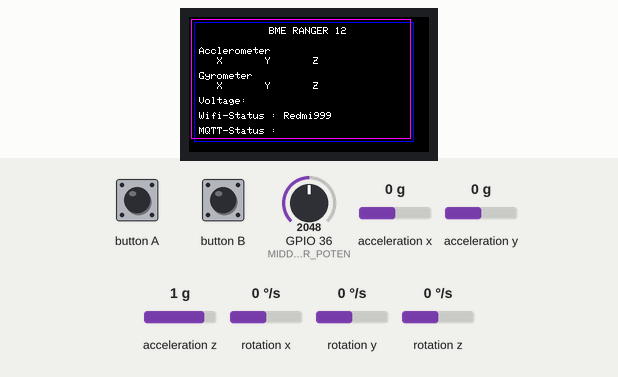
The program below on a simulated ESP32. On the bench: 240×135 colour display. The inputs (shaded band) are chosen by the test bench; at power-on: GPIO 36 (MIDDLE_FINGER_POTEN) = 2048, acceleration x 0 g, acceleration y 0 g, acceleration z 1 g, rotation x 0 °/s, rotation y 0 °/s, rotation z 0 °/s. WiFi joins after 1.5 s; servers stay silent unless stated; random numbers use the default seed unless the program sets one; no MQTT or app messages arrive unless stated; what the program prints to the serial monitor is not drawn. At 7.0 s the program restarts the board; the recording ends there.

Above: at 0.3 s.
At 2.9 s:
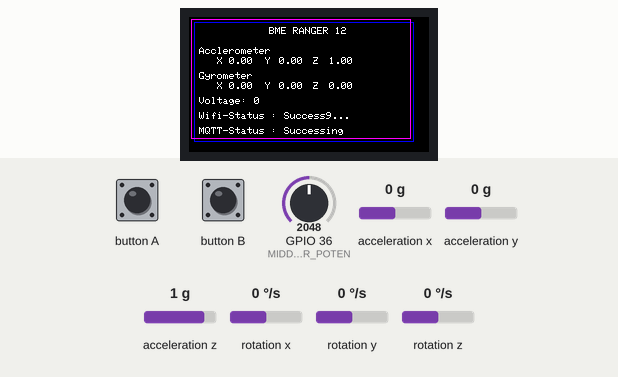
3.0 s: button B pressed for 1 s
At 4.7 s:
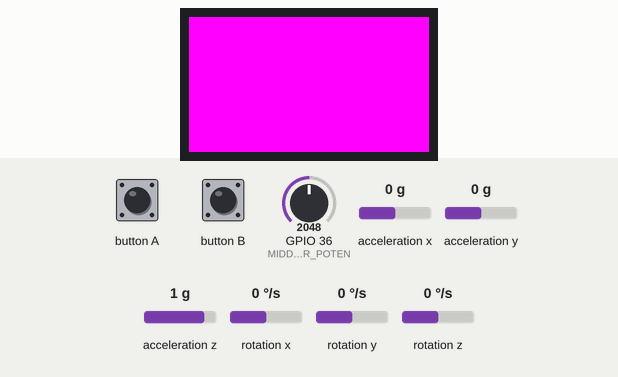
Timing chart, 0 to 6.2 s (numbered marks = the images above; inputs shaded):
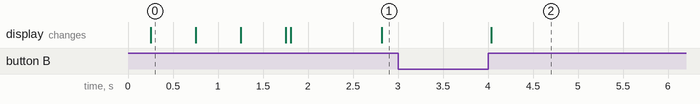

The program:

main.cpp
```cpp
#include <PubSubClient.h>
#include <Arduino.h>
#include <M5StickCPlus.h>
#include <WiFi.h>
#include <analogWrite.h>
#include <Adafruit_PWMServoDriver.h>
#include <SimpleKalmanFilter.h>
#include <Tone32.h>

WiFiClient espClient;
PubSubClient client(espClient);
Adafruit_PWMServoDriver pwm = Adafruit_PWMServoDriver();
SimpleKalmanFilter simpleKalmanFilter(0.001, 0.03, 0.03);

#define BUZZER_PIN 2
#define BUZZER_CHANNEL 0

int notes[9] = {NOTE_C6, NOTE_D6, NOTE_E6, NOTE_F6, NOTE_G6, NOTE_A6, NOTE_B6, NOTE_C7, NOTE_D7};

float ONE_STEP_Z_AXIS = 0.1;

const char *intopic = "PWM";

const char *topic_json_co = "TonyA";
const char *topic_json_gyro = "TonyB";

char payload_co[200];
char payload_gyro[200];

float accX, accY, accZ;
float gyroX, gyroY, gyroZ;
float disX, disY, disZ;
int Voltage;

float coX_f, coY_f;

int MIDDLE_FINGER_POTEN = 36;
int THRES = 4095;

bool wifi_status = false;
bool sub_status = false;
int gripper_state = 0;

char array_from_payload[50];
int sub_angle_servo_1, sub_angle_servo_2;

int PWM_FREQ = 60;
int SERVO_1, SERVO_2;

int GPIO_ANALOG_READ = 36;

int delay_lcd_task = 1000;
int delay_mqtt_reconnect = 5000;
int delay_mqtt_pub = 1000;
int delay_adc_read_task = 100;
int delay_reset_buttoon_task = 3000;
int delay_mqtt_json_pub = 3000;

// static float coX = 0;
// static float coY = 0;
float coZ = 0;

void setupWifi();
void callback(char *intopic, byte *payload, unsigned int length);
void reConnect();

void mqtt_wifi_init()
{
    // const char *mqtt_server = "10.13.8.163";
    // const char *mqtt_server = "172.21.16.171";

    // const char *mqtt_server = "169.254.132.183";
    // const char *mqtt_server = "10.13.8.180";
    const char *mqtt_server = "broker.hivemq.com";
    // const char *mqtt_server = "tcp://0.tcp.ap.ngrok.io:15904";
    setupWifi();
    client.setServer(mqtt_server, 1883);
    client.setCallback(callback);
}

void setupWifi()
{
    const char *ssid = "Redmi999";
    const char *password = "11111111";
    // const char *ssid = "catsvn";
    // const char *password = "catsvn2000";

    // IPAddress staticIP(192, 168, 1, 150);
    // IPAddress gateway(10, 13, 8, 69);
    // IPAddress subnet(255, 255, 255, 0);
    // IPAddress dns(192, 168, 1, 254);

    // const char *ssid = "Wifi ของ korrawiz";
    // const char *password = "korrawiz";

    // const char *ssid = "BCILAB 2.4";
    // const char *password = "bcimemberonly";

    delay(50);
    M5.Lcd.setCursor(95, 95);
    M5.Lcd.print(ssid);
    WiFi.mode(WIFI_STA); // Set the mode to WiFi station mode.

    WiFi.begin(ssid, password); // Start Wifi connection.
    // WiFi.begin(ssid); // Start Wifi connection.

    while (WiFi.status() != WL_CONNECTED)
    {
        delay(500);
        M5.Lcd.print(".");
    }
    M5.Lcd.setCursor(95, 95);
    M5.Lcd.printf("Success");

    wifi_status = true;
}

void imu_init()
{
    M5.IMU.Init();
}

void imu_task()
{
    static float coX = 0;
    static float coY = 0;
    static long now;
    M5.IMU.getGyroData(&gyroX, &gyroY, &gyroZ);
    if (millis() - now >= 100)
    {
        M5.IMU.getAccelData(&accX, &accY, &accZ);
        float estimated_valueX = simpleKalmanFilter.updateEstimate(accX);
        float estimated_valueY = simpleKalmanFilter.updateEstimate(accY);

        disX = ((estimated_valueX / 2) * (((millis() - now) / 1000.0) * ((millis() - now) / 1000.0)));
        disY = ((estimated_valueY / 2) * (((millis() - now) / 1000.0) * ((millis() - now) / 1000.0)));

        now = millis();
        coX = coX + disX;
        coY = coY + disY;

        coX_f = coX;
        coY_f = coY;
    }
    // Serial.printf("debug");
}

void lcd_init()
{
    M5.begin();
    M5.lcd.fillScreen(BLACK);
    M5.Lcd.setRotation(3);
    M5.Lcd.setTextSize(1);

    M5.Lcd.drawRect(5, 5, 220, 120, BLUE);
    M5.Lcd.drawRect(2, 2, 220, 120, PINK);

    M5.Lcd.setCursor(80, 10);
    M5.Lcd.println("BME RANGER 12");

    M5.Lcd.setCursor(10, 30);
    M5.Lcd.println("Acclerometer");
    M5.Lcd.setCursor(10, 40);
    M5.Lcd.println("   X       Y       Z");

    M5.Lcd.setCursor(10, 55);
    M5.Lcd.println("Gyrometer");
    M5.Lcd.setCursor(10, 65);
    M5.Lcd.println("   X       Y       Z");

    M5.Lcd.setCursor(10, 80);
    M5.Lcd.print("Voltage:  ");

    M5.Lcd.setCursor(10, 95);
    M5.Lcd.print("Wifi-Status :  ");

    M5.Lcd.setCursor(10, 110);
    M5.Lcd.print("MQTT-Status :  ");
}

void lcd_task()
{
    static long now;
    if (millis() - now >= delay_lcd_task)
    {
        M5.Lcd.setCursor(65, 80);
        M5.Lcd.println(Voltage);

        M5.Lcd.setCursor(40, 40);
        M5.Lcd.print(accX);

        M5.Lcd.setCursor(90, 40);
        M5.Lcd.print(accY);

        M5.Lcd.setCursor(140, 40);
        M5.Lcd.print(accZ);

        M5.Lcd.setCursor(40, 65);
        M5.Lcd.print(gyroX);

        M5.Lcd.setCursor(90, 65);
        M5.Lcd.print(gyroY);

        M5.Lcd.setCursor(140, 65);
        M5.Lcd.print(gyroZ);

        now = millis();
    }
}

void mqtt_reconnect()
{

    // const char *mqttUser = "tesa";
    // const char *mqttPassword = "1234";
    while (!client.connected())
    {
        M5.Lcd.setCursor(95, 110);
        M5.Lcd.println("Attempting");

        String clientId = "MM5St-";
        clientId += String(random(0xffff), HEX);

        // if (client.connect("BMErangerClient", mqttUser, mqttPassword))
        // if (client.connect("BMErangerClient"))
        if (client.connect(clientId.c_str()))
        {
            M5.Lcd.setCursor(95, 110);
            client.subscribe(intopic);
            M5.Lcd.printf("Success");

            if (String("TEST/TESA") == "esp32/output")
            {
                Serial.print("Changing output to ");
            }
        }
        else
        {
            static long now;
            // if (millis() - now >= delay_mqtt_reconnect)
            // {
            M5.Lcd.setCursor(95, 110);
            M5.Lcd.print("Failed");
            delay(5000);
            // now = millis();
            // }
        }
    }
}

void pz_logic()
{
    static long now;
    if (M5.BtnA.pressedFor(1000))
    {
        coZ = coZ + ONE_STEP_Z_AXIS;
        // digitalWrite(2, HIGH);
        tone(BUZZER_PIN, notes[1], 500, HIGH); // NUM2 IS BUZZER
        delay(1000);
        Serial.println("Can Pressed again");
    }
    M5.update();
}

void json_task_send_coord()
{

    static long now;

    if (millis() - now >= delay_mqtt_json_pub)
    {
        // TonyA
        // sprintf(payload_co, "{\"px\":%7.2f,\"py\":%7.2f,\"pz\":%7.2f,\"gp\":%s,\"TIME_STAMP\":%d}", 4, 4, 4, gripper_logic, millis());
        sprintf(payload_co, "{\"px\":%7.2f,\"py\":%7.2f,\"pz\":%7.2f,\"gp\":%d,\"TIME_STAMP\":%d}", coX_f, coY_f, coZ, gripper_state, millis());
        // need pz logic and gp logic

        // TonyB
        // sprintf(payload_gyro, "{\"gyroX\":%7.2f,\"gyroY\":%7.2f,\"gyroZ\":%7.2f,\"accX\":%7.2f,\"accY\":%7.2f,\"accZ\":%7.2f,\"TIME_STAMP\":%d}", gyroX, gyroY, gyroZ, accX, accY, accZ, millis());
        sprintf(payload_gyro, "{\"gyroX\":%.2f,\"gyroY\":%.2f,\"gyroZ\":%.2f,\"accX\":%.2f,\"accY\":%.2f,\"accZ\":%.2f,\"TIME_STAMP\":%d}", gyroX, gyroY, gyroZ, accX, accY, accZ, millis());

        client.publish(topic_json_co, payload_co);
        client.publish(topic_json_gyro, payload_gyro);

        client.loop();
        now = millis();
    }
}

void gripper_logic()
{
    static long now;
    if (analogRead(MIDDLE_FINGER_POTEN) >= THRES)
    {
        gripper_state = 1;
    }
    else
    {
        gripper_state = 0;
    }
}

void callback(char *intopic, byte *payload, unsigned int length)
{
    for (int i = 0; i < length; i++)
    {
        array_from_payload[i] = ((char)payload[i]);
    }
    sub_status = true;
}

void mqtt_sub()
{
    if (sub_status == false)
    {
        array_from_payload[0] = {'\0'};
    }
    else
    {
        // Serial.println("Hello World Debuggin");
        Serial.print(array_from_payload);
        sscanf(array_from_payload, "%d%d", &sub_angle_servo_1, &sub_angle_servo_2);
        sub_status = false;
    }
}

void servo_motor_init()
{
    Wire.begin(32, 33);
    pwm.begin();
    pwm.setPWMFreq(PWM_FREQ);
    // servo should rotate first to clarify that the servo is usable
}

void servo_motor()
{
    SERVO_1 = sub_angle_servo_1;
    SERVO_2 = sub_angle_servo_2;
    // for (int i = 0; i <= SERVO_1; i = i + 20)
    // {
    //     for (int j = 0; j <= SERVO_2; j = j + 20)
    //     {
    //         pwm.setPWM(0, 0, i);
    //         pwm.setPWM(1, 0, j);
    pwm.setPWM(6, 0, SERVO_1);
    // pwm.setPWM(7, 0, SERVO_2);
    // }
    // }
    // delay(5000);
    // then reset to the initial position
    // or use the for loop to gradually get to the final and initial
}

void adc_read_task()
{
    static int pot_value = analogRead(GPIO_ANALOG_READ);
    static long now;
    if (millis() - now >= delay_adc_read_task)
    {
        pot_value = Voltage;
        now = millis();
    }
}

void reset_button_task()
{
    if (M5.BtnB.pressedFor(1000))
    {
        Serial.println("Restart in 3 seconds...");
        M5.Lcd.fillScreen(PINK);
        delay(3000);
        esp_restart();
    }
    M5.update();
}

void setup()
{
    lcd_init();
    mqtt_wifi_init();
    imu_init();
    servo_motor_init();
}

void loop()
{
    static int state = 0;

    switch (state)
    {
    case 0:
    {
        mqtt_reconnect();
        break;
    }
    case 1:
    {
        mqtt_sub();
        gripper_logic();
        break;
    }
    case 2:
    {
        lcd_task();
        break;
    }
    case 3:
    {
        servo_motor();
        break;
    }
    case 4:
    {
        imu_task();
        break;
    }
    case 5:
    {
        // adc_read_task();
        break;
    }
    case 6:
    {
        json_task_send_coord();
        break;
    }
    default:
    {
        state = 0;
        break;
    }
    }
    state++;
    // Serial.println("HelloWorld Debugging");
    reset_button_task();
    pz_logic();
}
// 1.Check Coord
// 2. Circuit
// 3. pz logic
// 4. gripper logic
```

Measured:
- after the input at 3.0 s, the display: changes after 1.0 s (image 2)
